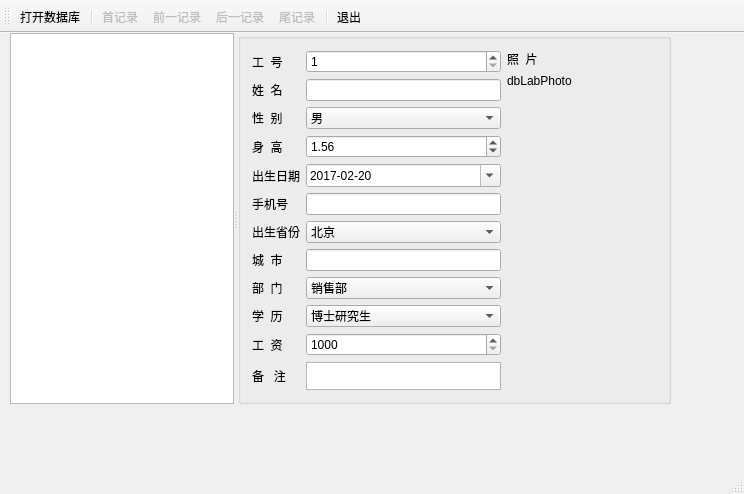
<?xml version="1.0" encoding="UTF-8"?>
<ui version="4.0">
 <class>MainWindow</class>
 <widget class="QMainWindow" name="MainWindow">
  <property name="geometry">
   <rect>
    <x>0</x>
    <y>0</y>
    <width>744</width>
    <height>494</height>
   </rect>
  </property>
  <property name="windowTitle">
   <string>MainWindow</string>
  </property>
  <widget class="QWidget" name="centralWidget">
   <widget class="QSplitter" name="splitter">
    <property name="geometry">
     <rect>
      <x>10</x>
      <y>0</y>
      <width>661</width>
      <height>371</height>
     </rect>
    </property>
    <property name="orientation">
     <enum>Qt::Horizontal</enum>
    </property>
    <widget class="QTableView" name="tableView">
     <property name="alternatingRowColors">
      <bool>true</bool>
     </property>
     <property name="selectionMode">
      <enum>QAbstractItemView::SingleSelection</enum>
     </property>
     <property name="selectionBehavior">
      <enum>QAbstractItemView::SelectRows</enum>
     </property>
    </widget>
    <widget class="QGroupBox" name="groupBox">
     <property name="title">
      <string/>
     </property>
     <layout class="QHBoxLayout" name="horizontalLayout">
      <item>
       <layout class="QGridLayout" name="gridLayout">
        <item row="0" column="0">
         <widget class="QLabel" name="label">
          <property name="text">
           <string>工  号</string>
          </property>
          <property name="buddy">
           <cstring>dbSpinEmpNo</cstring>
          </property>
         </widget>
        </item>
        <item row="0" column="1">
         <widget class="QSpinBox" name="dbSpinEmpNo">
          <property name="minimum">
           <number>1</number>
          </property>
          <property name="maximum">
           <number>10000</number>
          </property>
         </widget>
        </item>
        <item row="1" column="0">
         <widget class="QLabel" name="label_2">
          <property name="text">
           <string>姓  名</string>
          </property>
          <property name="buddy">
           <cstring>dbEditName</cstring>
          </property>
         </widget>
        </item>
        <item row="1" column="1">
         <widget class="QLineEdit" name="dbEditName"/>
        </item>
        <item row="2" column="0">
         <widget class="QLabel" name="label_3">
          <property name="text">
           <string>性  别</string>
          </property>
          <property name="buddy">
           <cstring>dbComboSex</cstring>
          </property>
         </widget>
        </item>
        <item row="2" column="1">
         <widget class="QComboBox" name="dbComboSex">
          <item>
           <property name="text">
            <string>男</string>
           </property>
          </item>
          <item>
           <property name="text">
            <string>女</string>
           </property>
          </item>
         </widget>
        </item>
        <item row="3" column="0">
         <widget class="QLabel" name="label_4">
          <property name="text">
           <string>身  高</string>
          </property>
          <property name="buddy">
           <cstring>dbSpinHeight</cstring>
          </property>
         </widget>
        </item>
        <item row="3" column="1">
         <widget class="QDoubleSpinBox" name="dbSpinHeight">
          <property name="suffix">
           <string/>
          </property>
          <property name="maximum">
           <double>3.000000000000000</double>
          </property>
          <property name="singleStep">
           <double>0.010000000000000</double>
          </property>
          <property name="value">
           <double>1.560000000000000</double>
          </property>
         </widget>
        </item>
        <item row="4" column="0">
         <widget class="QLabel" name="label_5">
          <property name="text">
           <string>出生日期</string>
          </property>
          <property name="buddy">
           <cstring>dbEditBirth</cstring>
          </property>
         </widget>
        </item>
        <item row="4" column="1">
         <widget class="QDateEdit" name="dbEditBirth">
          <property name="displayFormat">
           <string>yyyy-MM-dd</string>
          </property>
          <property name="calendarPopup">
           <bool>true</bool>
          </property>
          <property name="date">
           <date>
            <year>2017</year>
            <month>2</month>
            <day>20</day>
           </date>
          </property>
         </widget>
        </item>
        <item row="5" column="0">
         <widget class="QLabel" name="label_10">
          <property name="text">
           <string>手机号</string>
          </property>
          <property name="buddy">
           <cstring>dbEditMobile</cstring>
          </property>
         </widget>
        </item>
        <item row="5" column="1">
         <widget class="QLineEdit" name="dbEditMobile"/>
        </item>
        <item row="6" column="0">
         <widget class="QLabel" name="label_7">
          <property name="text">
           <string>出生省份</string>
          </property>
          <property name="buddy">
           <cstring>dbComboProvince</cstring>
          </property>
         </widget>
        </item>
        <item row="6" column="1">
         <widget class="QComboBox" name="dbComboProvince">
          <item>
           <property name="text">
            <string>北京</string>
           </property>
          </item>
          <item>
           <property name="text">
            <string>上海</string>
           </property>
          </item>
          <item>
           <property name="text">
            <string>天津</string>
           </property>
          </item>
          <item>
           <property name="text">
            <string>重庆</string>
           </property>
          </item>
          <item>
           <property name="text">
            <string>安徽</string>
           </property>
          </item>
          <item>
           <property name="text">
            <string>河北</string>
           </property>
          </item>
          <item>
           <property name="text">
            <string>河南</string>
           </property>
          </item>
          <item>
           <property name="text">
            <string>湖北</string>
           </property>
          </item>
          <item>
           <property name="text">
            <string>湖南</string>
           </property>
          </item>
          <item>
           <property name="text">
            <string>山西</string>
           </property>
          </item>
          <item>
           <property name="text">
            <string>山东</string>
           </property>
          </item>
          <item>
           <property name="text">
            <string>陕西</string>
           </property>
          </item>
          <item>
           <property name="text">
            <string>江苏</string>
           </property>
          </item>
          <item>
           <property name="text">
            <string>江西</string>
           </property>
          </item>
         </widget>
        </item>
        <item row="7" column="0">
         <widget class="QLabel" name="label_8">
          <property name="text">
           <string>城  市</string>
          </property>
          <property name="buddy">
           <cstring>dbEditCity</cstring>
          </property>
         </widget>
        </item>
        <item row="7" column="1">
         <widget class="QLineEdit" name="dbEditCity"/>
        </item>
        <item row="8" column="0">
         <widget class="QLabel" name="label_6">
          <property name="text">
           <string>部  门</string>
          </property>
          <property name="buddy">
           <cstring>dbComboDep</cstring>
          </property>
         </widget>
        </item>
        <item row="8" column="1">
         <widget class="QComboBox" name="dbComboDep">
          <item>
           <property name="text">
            <string>销售部</string>
           </property>
          </item>
          <item>
           <property name="text">
            <string>技术部</string>
           </property>
          </item>
          <item>
           <property name="text">
            <string>生产部</string>
           </property>
          </item>
          <item>
           <property name="text">
            <string>行政部</string>
           </property>
          </item>
         </widget>
        </item>
        <item row="11" column="1">
         <widget class="QPlainTextEdit" name="dbEditMemo">
          <property name="maximumSize">
           <size>
            <width>16777215</width>
            <height>16777215</height>
           </size>
          </property>
         </widget>
        </item>
        <item row="11" column="0">
         <widget class="QLabel" name="label_9">
          <property name="text">
           <string>备   注</string>
          </property>
          <property name="buddy">
           <cstring>dbEditMemo</cstring>
          </property>
         </widget>
        </item>
        <item row="9" column="0">
         <widget class="QLabel" name="label_11">
          <property name="text">
           <string>学  历</string>
          </property>
          <property name="buddy">
           <cstring>dbComboEdu</cstring>
          </property>
         </widget>
        </item>
        <item row="10" column="1">
         <widget class="QSpinBox" name="dbSpinSalary">
          <property name="prefix">
           <string/>
          </property>
          <property name="minimum">
           <number>1000</number>
          </property>
          <property name="maximum">
           <number>50000</number>
          </property>
          <property name="singleStep">
           <number>100</number>
          </property>
          <property name="value">
           <number>1000</number>
          </property>
         </widget>
        </item>
        <item row="10" column="0">
         <widget class="QLabel" name="label_12">
          <property name="text">
           <string>工  资</string>
          </property>
          <property name="buddy">
           <cstring>dbSpinSalary</cstring>
          </property>
         </widget>
        </item>
        <item row="9" column="1">
         <widget class="QComboBox" name="dbComboEdu">
          <item>
           <property name="text">
            <string>博士研究生</string>
           </property>
          </item>
          <item>
           <property name="text">
            <string>硕士研究生</string>
           </property>
          </item>
          <item>
           <property name="text">
            <string>大学本科</string>
           </property>
          </item>
          <item>
           <property name="text">
            <string>大学专科</string>
           </property>
          </item>
          <item>
           <property name="text">
            <string>高中</string>
           </property>
          </item>
          <item>
           <property name="text">
            <string>初中</string>
           </property>
          </item>
          <item>
           <property name="text">
            <string>小学</string>
           </property>
          </item>
         </widget>
        </item>
       </layout>
      </item>
      <item>
       <layout class="QVBoxLayout" name="verticalLayout">
        <item>
         <widget class="QLabel" name="label_13">
          <property name="text">
           <string>照  片</string>
          </property>
         </widget>
        </item>
        <item>
         <widget class="QLabel" name="dbLabPhoto">
          <property name="minimumSize">
           <size>
            <width>150</width>
            <height>0</height>
           </size>
          </property>
          <property name="maximumSize">
           <size>
            <width>350</width>
            <height>16777215</height>
           </size>
          </property>
          <property name="text">
           <string>dbLabPhoto</string>
          </property>
         </widget>
        </item>
        <item>
         <spacer name="verticalSpacer">
          <property name="orientation">
           <enum>Qt::Vertical</enum>
          </property>
          <property name="sizeHint" stdset="0">
           <size>
            <width>20</width>
            <height>40</height>
           </size>
          </property>
         </spacer>
        </item>
       </layout>
      </item>
     </layout>
    </widget>
   </widget>
  </widget>
  <widget class="QMenuBar" name="menuBar">
   <property name="geometry">
    <rect>
     <x>0</x>
     <y>0</y>
     <width>744</width>
     <height>17</height>
    </rect>
   </property>
  </widget>
  <widget class="QToolBar" name="mainToolBar">
   <property name="toolButtonStyle">
    <enum>Qt::ToolButtonTextUnderIcon</enum>
   </property>
   <attribute name="toolBarArea">
    <enum>TopToolBarArea</enum>
   </attribute>
   <attribute name="toolBarBreak">
    <bool>false</bool>
   </attribute>
   <addaction name="actOpenDB"/>
   <addaction name="separator"/>
   <addaction name="actRecFirst"/>
   <addaction name="actRecPrevious"/>
   <addaction name="actRecNext"/>
   <addaction name="actRecLast"/>
   <addaction name="separator"/>
   <addaction name="actQuit"/>
  </widget>
  <widget class="QStatusBar" name="statusBar"/>
  <action name="actOpenDB">
   <property name="icon">
    <iconset resource="res.qrc">
     <normaloff>:/images/images/open3.bmp</normaloff>:/images/images/open3.bmp</iconset>
   </property>
   <property name="text">
    <string>打开数据库</string>
   </property>
   <property name="toolTip">
    <string>打开数据库</string>
   </property>
  </action>
  <action name="actQuit">
   <property name="icon">
    <iconset resource="res.qrc">
     <normaloff>:/images/images/exit.bmp</normaloff>:/images/images/exit.bmp</iconset>
   </property>
   <property name="text">
    <string>退出</string>
   </property>
   <property name="toolTip">
    <string>退出</string>
   </property>
  </action>
  <action name="actRecFirst">
   <property name="enabled">
    <bool>false</bool>
   </property>
   <property name="icon">
    <iconset resource="res.qrc">
     <normaloff>:/images/images/616.bmp</normaloff>:/images/images/616.bmp</iconset>
   </property>
   <property name="text">
    <string>首记录</string>
   </property>
   <property name="toolTip">
    <string>移到首记录</string>
   </property>
  </action>
  <action name="actRecPrevious">
   <property name="enabled">
    <bool>false</bool>
   </property>
   <property name="icon">
    <iconset resource="res.qrc">
     <normaloff>:/images/images/310.bmp</normaloff>:/images/images/310.bmp</iconset>
   </property>
   <property name="text">
    <string>前一记录</string>
   </property>
   <property name="toolTip">
    <string>前一记录</string>
   </property>
  </action>
  <action name="actRecNext">
   <property name="enabled">
    <bool>false</bool>
   </property>
   <property name="icon">
    <iconset resource="res.qrc">
     <normaloff>:/images/images/312.bmp</normaloff>:/images/images/312.bmp</iconset>
   </property>
   <property name="text">
    <string>后一记录</string>
   </property>
   <property name="toolTip">
    <string>后一记录</string>
   </property>
  </action>
  <action name="actRecLast">
   <property name="enabled">
    <bool>false</bool>
   </property>
   <property name="icon">
    <iconset resource="res.qrc">
     <normaloff>:/images/images/630.bmp</normaloff>:/images/images/630.bmp</iconset>
   </property>
   <property name="text">
    <string>尾记录</string>
   </property>
   <property name="toolTip">
    <string>尾记录</string>
   </property>
  </action>
 </widget>
 <layoutdefault spacing="6" margin="11"/>
 <resources>
  <include location="res.qrc"/>
 </resources>
 <connections/>
</ui>
